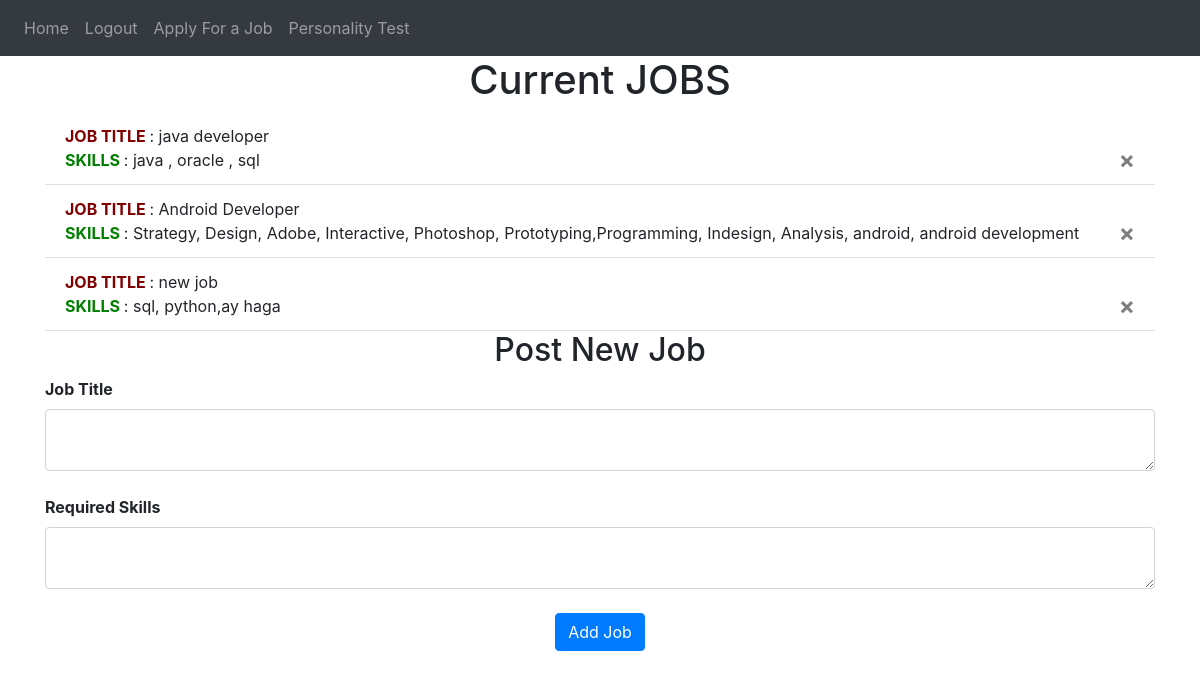
Screenshot of /jobs (signed in) with the database file from the repository.
### website/models.py (models this page shows)
class Job(db.Model):
    id = db.Column(db.Integer, primary_key=True)
    title = db.Column(db.String(100))
    Required_skills = db.Column(db.String(1000))
    user_id = db.Column(db.Integer, db.ForeignKey('user.id'))
    candidates = db.relationship('UserData')

### website/auth.py (the view, shortened to what this page needs)
@auth.route('/jobs', methods=['GET', 'POST'])
@login_required
def jobs():
        return render_template("jobs.html", user=current_user)

### website/__init__.py (called while the page is built)
def create_app():
    app = Flask(__name__)
    migrate = Migrate(app,db)
    app.config['SECRET_KEY'] = 'hjshjhdjah kjshkjdhjs'
    app.config['SQLALCHEMY_DATABASE_URI'] = f'sqlite:///{DB_NAME}'
    app.config['UPLOAD_FOLDER'] = 'static/CVs'
    app.config['UPLOAD_EXTENSIONS'] = ['.pdf']
    db.init_app(app)
    from .views import views
    from .auth import auth
    app.register_blueprint(views, url_prefix='/')
    app.register_blueprint(auth, url_prefix='/')
    from .models import User, Job , UserData
    with app.app_context():
        db.create_all()
    login_manager = LoginManager()
    login_manager.login_view = 'auth.login'
    login_manager.init_app(app)
    @login_manager.user_loader
    def load_user(id):
        return User.query.get(int(id))
    return app

### website/templates/jobs.html
{% extends "base.html" %} {% block title %}Add Job{% endblock %} {% block content%}
    <h1 align="center">Current JOBS</h1>
    <ul class="list-group list-group-flush" id="jobs">
      {% for job in user.jobs %}
      <li class="list-group-item">
        <span class="font-weight-bold" style="color:rgb(128, 0, 0)">JOB TITLE </span> : {{ job.title }}
        <br />
        <span class="font-weight-bold" style="color:green">SKILLS </span> : {{ job.Required_skills }}
        <button type="button" class="close" onClick="deleteJob({{ job.id }})">
          <span aria-hidden="true">&times;</span>
        </button>
      </li>
      {% endfor %}
    </ul>
    <h2 align="center">Post New Job</h2>
    <form method="POST">
     <label class="font-weight-bold" for="job">Job Title</label>
      <textarea aria-label="Job" name="job" id="job" class="form-control"></textarea>
      <br />
      <label class="font-weight-bold" for="skills">Required Skills</label>
      <textarea aria-label="Skills" name="skills" id="skills" class="form-control"></textarea>
      <br />
      <div align="center">
        <button type="submit" class="btn btn-primary">Add Job</button>
      </div>
    </form>
    {% endblock %}

### rows the page displays
Job: title "java developer", Required_skills "java , oracle , sql"
Job: title "Android Developer", Required_skills "Strategy, Design, Adobe, Interactive, Photoshop, Prototyping,Programming, Indesign, Analysis, android, android development"
Job: title "new job", Required_skills "sql, python,ay haga"
